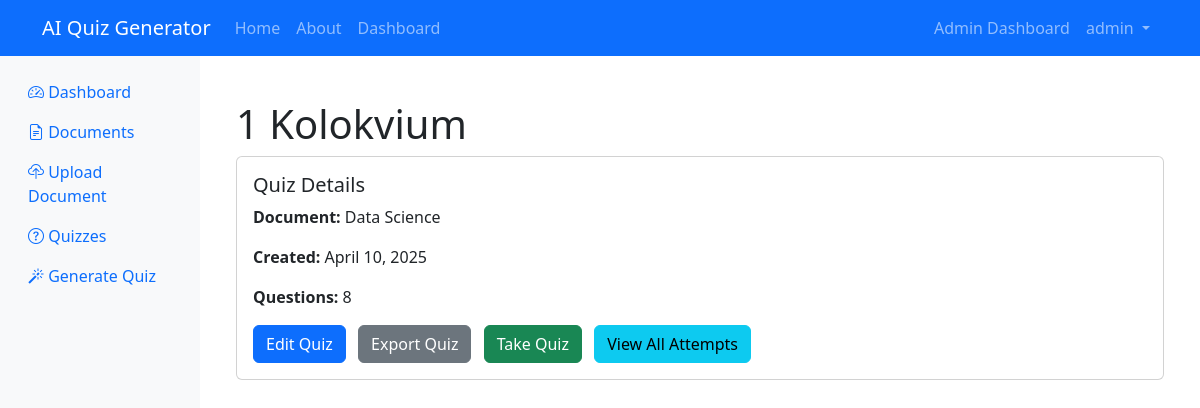
The page /quizzes/2/ (signed in) on the database its author committed.
### quizzes/models.py (models this page shows, shortened)
class Quiz(models.Model):
    title = models.CharField(max_length=255)
    document = models.ForeignKey(Document, on_delete=models.CASCADE, related_name='quizzes')
    created_by = models.ForeignKey(User, on_delete=models.CASCADE)
    created_at = models.DateTimeField(auto_now_add=True)

### documents/models.py (models this page shows, shortened)
class Document(models.Model):
    title = models.CharField(max_length=255)
    file = models.FileField(upload_to='documents/')
    content = models.TextField(blank=True)  # Extracted content
    uploaded_by = models.ForeignKey(User, on_delete=models.CASCADE)
    uploaded_at = models.DateTimeField(auto_now_add=True)

### quizzes/views.py (the view)
# urls.py: path('<int:pk>/', views.quiz_detail, name='quiz_detail'),
@login_required
def quiz_detail(request, pk):
    quiz = get_object_or_404(Quiz, pk=pk)
    user_attempts = QuizAttempt.objects.filter(quiz=quiz, user=request.user).order_by('-started_at')
    return render(request, 'quizzes/quiz_detail.html', {
        'quiz': quiz,
        'user_attempts': user_attempts
    })

### templates/quizzes/quiz_detail.html (shortened to what this page needs)
{% extends 'base.html' %}
{% block content %}
<div class="container mt-4">
    <h1>{{ quiz.title }}</h1>
    <div class="card mb-4">
        <div class="card-body">
            <h5 class="card-title">Quiz Details</h5>
            <p><strong>Document:</strong> {{ quiz.document.title }}</p>
            <p><strong>Created:</strong> {{ quiz.created_at|date:"F j, Y" }}</p>
            <p><strong>Questions:</strong> {{ quiz.questions.count }}</p>
            <div class="mt-3">
                <a href="{% url 'edit_quiz' pk=quiz.pk %}" class="btn btn-primary me-2">Edit Quiz</a>
                <a href="{% url 'export_quiz' pk=quiz.pk %}" class="btn btn-secondary me-2">Export Quiz</a>
                <a href="{% url 'take_quiz' pk=quiz.pk %}" class="btn btn-success me-2">Take Quiz</a>
                <a href="{% url 'all_attempts' pk=quiz.pk %}" class="btn btn-info">View All Attempts</a>
            </div>
        </div>
    </div>
</div>
{% endblock %}

### templates/base.html (shortened to what this page needs)
<!DOCTYPE html>
<html lang="en">
<head>
    <link href="https://cdn.jsdelivr.net/npm/bootstrap@5.3.0/dist/css/bootstrap.min.css" rel="stylesheet">
    <link rel="stylesheet" href="https://cdn.jsdelivr.net/npm/bootstrap-icons@1.10.0/font/bootstrap-icons.css">
</head>
<body>
    <nav class="navbar navbar-expand-lg navbar-dark bg-primary">
        <div class="container">
            <a class="navbar-brand" href="{% url 'home' %}">AI Quiz Generator</a>
            <div class="collapse navbar-collapse" id="navbarNav">
                <ul class="navbar-nav me-auto">
                    <li class="nav-item">
                        <a class="nav-link" href="{% url 'home' %}">Home</a>
                    </li>
                    <li class="nav-item">
                        <a class="nav-link" href="{% url 'about' %}">About</a>
                    </li>
                    {% if user.is_authenticated %}
                    <li class="nav-item">
                        <a class="nav-link" href="{% url 'dashboard' %}">Dashboard</a>
                    </li>
                    {% endif %}
                </ul>
                <ul class="navbar-nav">
                    {% if user.is_authenticated %}
                        {% if user.is_staff %}
                        <li class="nav-item">
                            <a class="nav-link" href="{% url 'admin_dashboard' %}">Admin Dashboard</a>
                        </li>
                        {% endif %}
                        <li class="nav-item dropdown">
                            <a class="nav-link dropdown-toggle" href="#" id="userDropdown" role="button" data-bs-toggle="dropdown">
                                {{ user.username }}
                            </a>
                        </li>
                    {% endif %}
                </ul>
            </div>
        </div>
    </nav>
    <div class="container-fluid">
        <div class="row">
            {% if user.is_authenticated %}
            <div class="col-md-3 col-lg-2 d-md-block sidebar collapse">
                <div class="position-sticky pt-3">
                    <ul class="nav flex-column">
                        <li class="nav-item">
                            <a class="nav-link" href="{% url 'dashboard' %}">
                                <i class="bi bi-speedometer2"></i> Dashboard
                            </a>
                        </li>
                        <li class="nav-item">
                            <a class="nav-link" href="{% url 'document_list' %}">
                                <i class="bi bi-file-earmark-text"></i> Documents
                            </a>
                        </li>
                        <li class="nav-item">
                            <a class="nav-link" href="{% url 'upload_document' %}">
                                <i class="bi bi-cloud-upload"></i> Upload Document
                            </a>
                        </li>
                        <li class="nav-item">
                            <a class="nav-link" href="{% url 'quiz_list' %}">
                                <i class="bi bi-question-circle"></i> Quizzes
                            </a>
                        </li>
                        <li class="nav-item">
                            <a class="nav-link" href="{% url 'generate_quiz' %}">
                                <i class="bi bi-magic"></i> Generate Quiz
                            </a>
                        </li>
                    </ul>
                </div>
            </div>
            <main class="col-md-9 ms-sm-auto col-lg-10 px-md-4 content">
            {% else %}
            <main class="col-12 content">
            {% endif %}
                {% block content %}{% endblock %}
            </main>
        </div>
    </div>
</body>
</html>

### templates/base.html (style rules this page uses)
.sidebar { min-height: calc(100vh - 56px); background-color: #f8f9fa; }
.content { padding: 20px; }

### rows shown on the page
Quiz: title "1 Kolokvium", document "Data Science", created_at "April 10, 2025", questions.count "8"

### other values the page prints
{{ user.username }} "admin"
